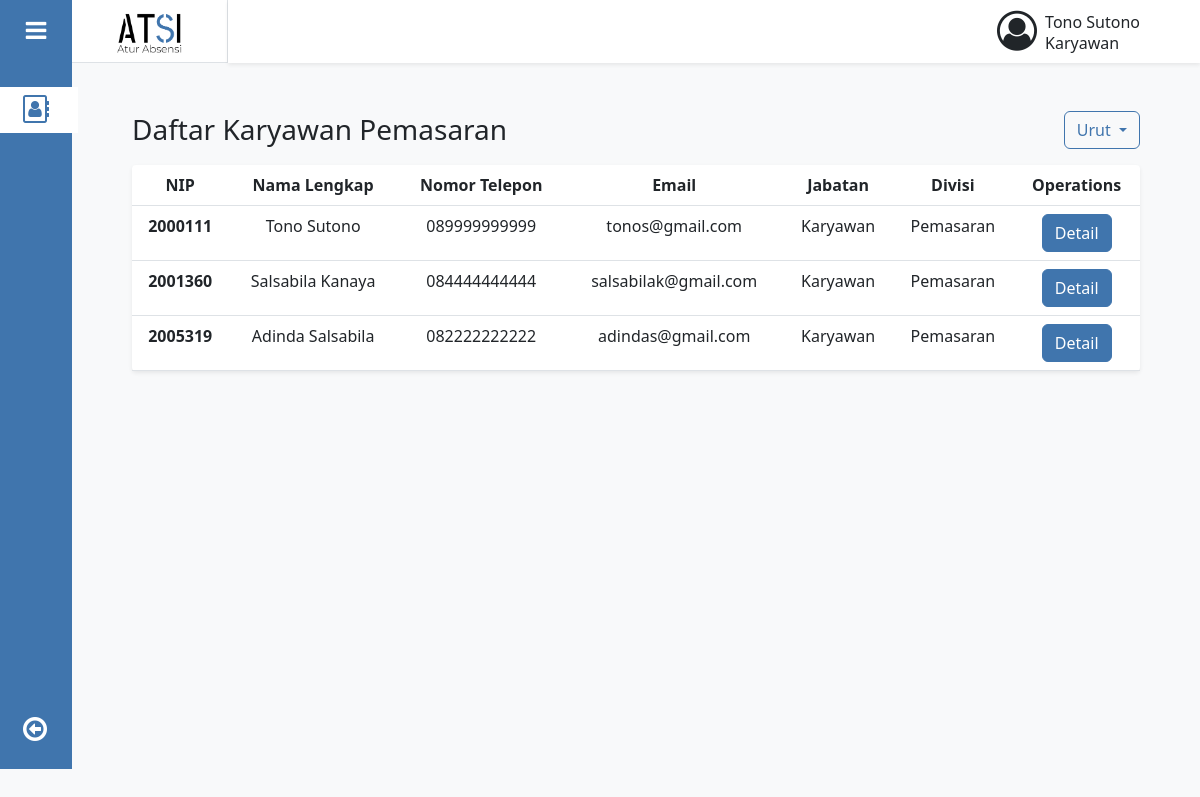
Page /menu1_manajer.php (signed in) on the committed database.
### tables this page shows
CREATE TABLE `pegawai` (
  `no_induk` varchar(20) NOT NULL,
  `nama_pegawai` varchar(255) NOT NULL,
  `jabatan` varchar(255) NOT NULL,
  `divisi` varchar(255) NOT NULL,
  `no_telp` varchar(15) NOT NULL,
  `email` varchar(255) NOT NULL,
  `password` varchar(255) NOT NULL
);

### config.php (called while the page is built, shortened)
<?php
$db_host = "localhost";
$db_user = "root";
$db_pass = "";
$db_name = "atsi";
?>

### includes/DB.class.php (called while the page is built, shortened)
<?php
class DB
{
    var $db_host = "";
    var $db_user = "";
    var $db_pass = "";
    var $db_name = "";
    var $db_link = "";
    var $result = 0;
    function DB($db_host = '', $db_user = '', $db_pass = '', $db_name = '')
    {
        $this->db_host = $db_host;
        $this->db_user = $db_user;
        $this->db_pass = $db_pass;
        $this->db_name = $db_name;
    }
    function open()
    {
        $this->db_link = mysqli_connect($this->db_host, $this->db_user, $this->db_pass, $this->db_name);
    }
    function execute($query = "")
    {
        $this->result = mysqli_query($this->db_link, $query);
        return $this->result;
    }
    function getResult()
    {
        return mysqli_fetch_array($this->result);
    }
}
?>

### includes/Pegawai.class.php (called while the page is built, shortened)
<?php
class Pegawai extends DB {
    function getForManajer($divisi) {
        $query = "SELECT * FROM pegawai WHERE jabatan='Karyawan' AND divisi='$divisi'";
        return $this->execute($query);
    }
}

### menu1_manajer.php (the view, shortened to what this page needs)
<?php
include("config.php");
include("includes/DB.class.php");
include("includes/Pegawai.class.php");
$nama_user    = $_SESSION['nama'];
$jabatan_user = $_SESSION['jabatan'];
$divisi_user = $_SESSION['divisi'];
$header_identity = null;
$header_identity .= "<p class='mb-0'>".$nama_user."</p>
					 <h6 class='m-0'>".$jabatan_user."</h6>";
$title = null;
$title .= "<h3 class='m-0'>Daftar Karyawan ".$divisi_user."</h3>";
$pegawai = new Pegawai($db_host, $db_user, $db_pass, $db_name);
$pegawai->open();
$pegawai->getForManajer($divisi_user);
$tableP = null;
while ($dataP = $pegawai->getResult()) {
	$tableP .= "<tr align='middle'>
					<th scope='row'>{$dataP['no_induk']}</th>
					<td>{$dataP['nama_pegawai']}</td>
					<td>{$dataP['no_telp']}</td>
					<td>{$dataP['email']}</td>
					<td>{$dataP['jabatan']}</td>
					<td>{$dataP['divisi']}</td>
					<td class='text-center'>
						<a href='menu2_manajer.php?detail={$dataP['no_induk']}' class='btn btn-primary'>Detail</a>
					</td>
				</tr>";
}

### rows in the picture
pegawai: no_induk "2000111", nama_pegawai "Tono Sutono", no_telp "089999999999", email "tonos@gmail.com", jabatan "Karyawan", divisi "Pemasaran"
pegawai: no_induk "2001360", nama_pegawai "Salsabila Kanaya", no_telp "084444444444", email "salsabilak@gmail.com", jabatan "Karyawan", divisi "Pemasaran"
pegawai: no_induk "2005319", nama_pegawai "Adinda Salsabila", no_telp "082222222222", email "adindas@gmail.com", jabatan "Karyawan", divisi "Pemasaran"

### other values in the picture
$nama_user "Tono Sutono"
$jabatan_user "Karyawan"
$divisi_user "Pemasaran"
$this->content "Urut NIP Nama Lengkap Nomor Telepon Email Jabatan Divisi Operations"
